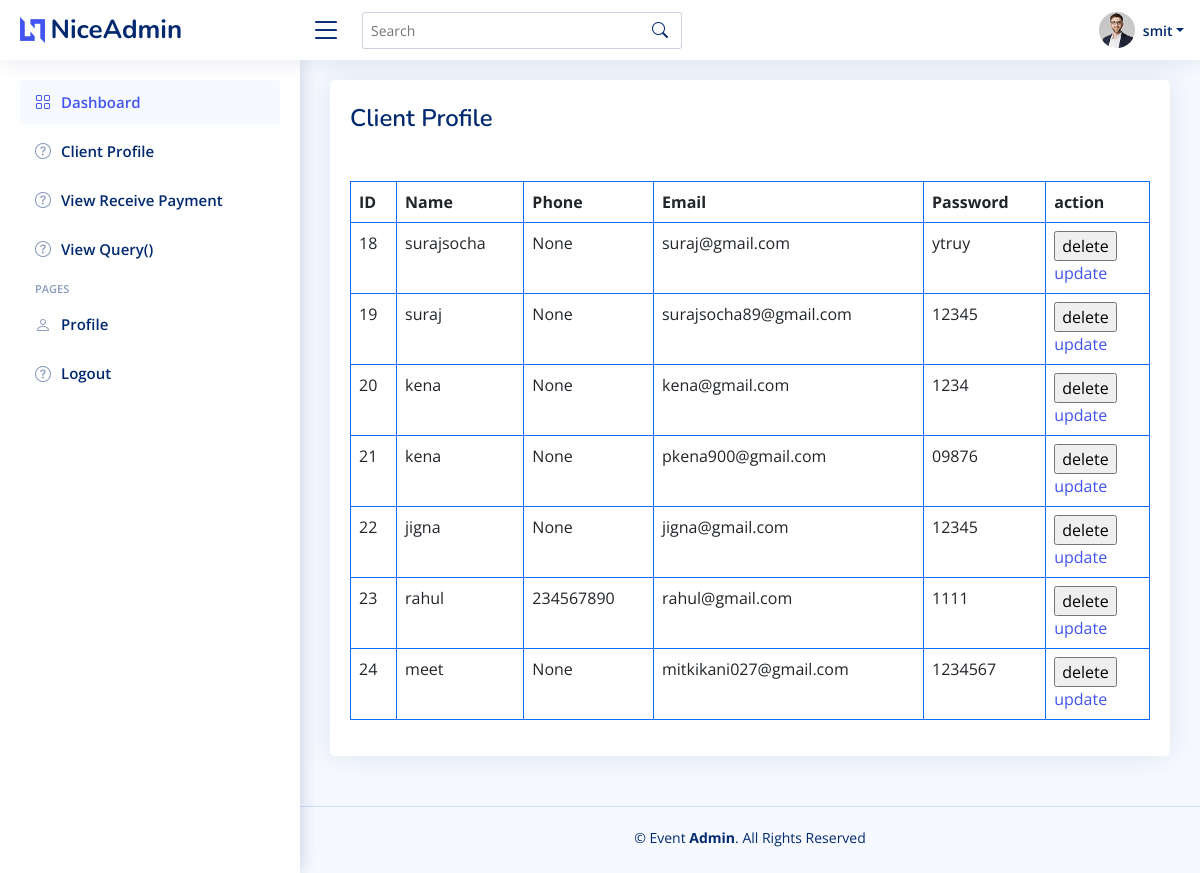
The page /client-profile/ (signed in) on the database its author committed.
### appeventor/models.py (models this page shows, shortened)
class adminuser(models.Model):
    name=models.CharField(max_length=20)
    is_read = models.BooleanField(default=False)
    username=models.EmailField()
    password=models.CharField(max_length=16)
    suggestion=models.TextField(null=True)

class datadesire(models.Model):
    name=models.CharField(max_length=20)
    email=models.EmailField()
    phone=models.CharField(max_length=15,null=True)
    password=models.CharField(max_length=16)

### appeventor/views.py (the view)
# urls.py: path("client-profile/",views.client_profile,name="client-profile"),
def client_profile(request):
    data=request.session.get('id')
    user=adminuser.objects.get(id=data)
    data=datadesire.objects.all()
    return render(request,"admin/client-profile.html",{'user':user,'show':data})

### appeventor/templates/admin/client-profile.html (shortened to what this page needs)
<!DOCTYPE html>
<html lang="en">
<head>
  <link href="../static/assets2/vendor/bootstrap/css/bootstrap.min.css" rel="stylesheet">
  <link href="../static/assets2/vendor/bootstrap-icons/bootstrap-icons.css" rel="stylesheet">
  <link href="../static/assets2/vendor/boxicons/css/boxicons.min.css" rel="stylesheet">
  <link href="../static/assets2/vendor/quill/quill.snow.css" rel="stylesheet">
  <link href="../static/assets2/vendor/quill/quill.bubble.css" rel="stylesheet">
  <link href="../static/assets2/vendor/remixicon/remixicon.css" rel="stylesheet">
  <link href="../static/assets2/vendor/simple-datatables/style.css" rel="stylesheet">
  <link href="../static/assets2/css/style.css" rel="stylesheet">
</head>
<body>
  <header id="header" class="header fixed-top d-flex align-items-center">
    <div class="d-flex align-items-center justify-content-between">
      <a href="{% url 'adminhome'%}" class="logo d-flex align-items-center">
        <img src="../static/assets2/img/logo.png" alt="">
        <span class="d-none d-lg-block">NiceAdmin</span>
      </a>
      <i class="bi bi-list toggle-sidebar-btn"></i>
    </div>
    <div class="search-bar">
      <form class="search-form d-flex align-items-center" method="POST" action="#">
        <input type="text" name="query" placeholder="Search" title="Enter search keyword">
        <button type="submit" title="Search"><i class="bi bi-search"></i></button>
      </form>
    </div>
    <nav class="header-nav ms-auto">
      <ul class="d-flex align-items-center">
        <li class="nav-item dropdown pe-3">
          <a class="nav-link nav-profile d-flex align-items-center pe-0" href="#" data-bs-toggle="dropdown">
            <img src="../static/assets2/img/profile-img.jpg" alt="Profile" class="rounded-circle">
            <span class="d-none d-md-block dropdown-toggle ps-2">{{user.name}}</span>
          </a>
        </li>
      </ul>
    </nav>
  </header>
  <aside id="sidebar" class="sidebar">
    <ul class="sidebar-nav" id="sidebar-nav">
      <li class="nav-item">
        <a class="nav-link " href="{% url 'adminhome'%}">
          <span>Dashboard</span>
        </a>
      </li>
      <li class="nav-item">
        <a class="nav-link collapsed" href="{% url 'client-profile'%}">
          <span>Client Profile</span>
        </a>
      </li>
      <li class="nav-item">
        <a class="nav-link collapsed" href="{% url 'view-receive-payment'%}">
          <span>View Receive Payment</span>
        </a>
      </li>
      <li class="nav-item">
        <a class="nav-link collapsed" href="{% url 'view-suggestions'%}">
          <span>View suggestions</span>
        </a>
      </li>
      <li class="nav-heading">Pages</li>
      <li class="nav-heading">Pages</li>
      <li class="nav-item">
        <a class="nav-link collapsed" href="{% url 'users-profile'%}">
          <span>Profile</span>
        </a>
      </li>
      <li class="nav-item">
        <a class="nav-link collapsed" href="{% url 'admin_logout'%}">
          <span>Logout</span>
        </a>
      </li>
    </ul>
  </aside>
  <aside id="sidebar" class="sidebar">
    <ul class="sidebar-nav" id="sidebar-nav">
      <li class="nav-item">
        <a class="nav-link " href="{% url 'view-receive-payment'%}">
          <i class="bi bi-grid"></i>
          <span>Dashboard</span>
        </a>
      </li>
      <li class="nav-item">
        <a class="nav-link collapsed" href="{% url 'client-profile'%}">
          <i class="bi bi-question-circle"></i>
          <span>Client Profile</span>
        </a>
      </li>
      <li class="nav-item">
        <a class="nav-link collapsed" href="{% url 'view-receive-payment'%}">
          <i class="bi bi-question-circle"></i>
          <span>View Receive Payment</span>
        </a>
      </li>
      <li class="nav-item">
        <a class="nav-link collapsed" id="notification-link" href="{% url 'view-suggestions'%}">
          <i class="bi bi-question-circle"></i>
          <span>View Query(<span id="notification-count">0</span>)</span>
        </a>
      </li>
      <li class="nav-heading">Pages</li>
      <li class="nav-item">
        <a class="nav-link collapsed" href="{% url 'users-profile'%}">
          <i class="bi bi-person"></i>
          <span>Profile</span>
        </a>
      </li>
      <li class="nav-item">
        <a class="nav-link collapsed" href="{% url 'admin_logout'%}">
          <i class="bi bi-question-circle"></i>
          <span>Logout</span>
        </a>
      </li>
    </ul>
  </aside>
  <main id="main" class="main">
  <div class="card">
      <div class="card-body">
            <div class="pagetitle mt-4">
                  <h1>Client Profile</h1>
                </div>
                <table class="table table-bordered border-primary mt-5">
                  <thead>
                    <tr>
                      <th>ID</th>
                        <th>Name</th>
                        <th>Phone</th>
                        <th>Email</th>
                        <th>Password</th>
                        <th>action</th>
                    </tr>
                  </thead>
                  <tbody>
                    {%for i in show%}
                    <tr>
                         <td>{{i.id}}</td>
                         <td>{{i.name}}</td>
                         <td>{{i.phone}}</td>
                         <td>{{i.email}}</td>
                         <td>{{i.password}}</td>
                         <td>
                             <form method="POST" action="{% url 'delete' i.id %}">
                              <input type="submit" value="delete">
                             </form>
                             <a href="{% url 'update' i.id %}">update</a>
                         </td>
                    </tr>
                    {% endfor %}
                  </tbody>
      </table>
</div>
</div>
</main>
<footer id="footer" class="footer">
  <div class="copyright">
    &copy; Event <strong><span>Admin</span></strong>. All Rights Reserved
  </div>
  <div class="credits">
  </div>
</footer>
</body>
</html>

### static/assets2/css/style.css (style rules this page uses)
:root { scroll-behavior: smooth; }
body { font-family: "Open Sans", sans-serif; background: #f6f9ff; color: #444444; }
a { color: #4154f1; text-decoration: none; }
h1, h2, h3, h4, h5, h6 { font-family: "Nunito", sans-serif; }
#main { margin-top: 60px; padding: 20px 30px; transition: all 0.3s; }
.pagetitle { margin-bottom: 10px; }
.pagetitle h1 { font-size: 24px; margin-bottom: 0; font-weight: 600; color: #012970; }
.card { margin-bottom: 30px; border: none; border-radius: 5px; box-shadow: 0px 0 30px rgba(1, 41, 112, 0.1); }
.card-body { padding: 0 20px 20px 20px; }
.logo { line-height: 1; }
@media (min-width: 1200px) { .logo { width: 280px; } }
.logo img { max-height: 26px; margin-right: 6px; }
.logo span { font-size: 26px; font-weight: 700; color: #012970; font-family: "Nunito", sans-serif; }
.header { transition: all 0.5s; z-index: 997; height: 60px; box-shadow: 0px 2px 20px rgba(1, 41, 112, 0.1); background-color: #fff; padding-left: 20px; }
.header .toggle-sidebar-btn { font-size: 32px; padding-left: 10px; cursor: pointer; color: #012970; }
.header .search-bar { min-width: 360px; padding: 0 20px; }
.header .search-form { width: 100%; }
.header .search-form input { border: 0; font-size: 14px; color: #012970; border: 1px solid rgba(1, 41, 112, 0.2); padding: 7px 38px 7px 8px; border-radius: 3px; transition: 0.3s; width: 100%; }
.header .search-form button { border: 0; padding: 0; margin-left: -30px; background: none; }
.header .search-form button i { color: #012970; }
.header-nav ul { list-style: none; }
.header-nav>ul { margin: 0; padding: 0; }
.header-nav .nav-profile { color: #012970; }
.header-nav .nav-profile img { max-height: 36px; }
.header-nav .nav-profile span { font-size: 14px; font-weight: 600; }
.sidebar { position: fixed; top: 60px; left: 0; bottom: 0; width: 300px; z-index: 996; transition: all 0.3s; padding: 20px; overflow-y: auto; scrollbar-width: thin; scrollbar-color: #aab7cf transparent; box-shadow: 0px 0px 20px rgba(1, 41, 112, 0.1); background-color: #fff; }
@media (min-width: 1200px) { #main, #footer { margin-left: 300px; } }
.sidebar-nav { padding: 0; margin: 0; list-style: none; }
.sidebar-nav li { padding: 0; margin: 0; list-style: none; }
.sidebar-nav .nav-item { margin-bottom: 5px; }
.sidebar-nav .nav-heading { font-size: 11px; text-transform: uppercase; color: #899bbd; font-weight: 600; margin: 10px 0 5px 15px; }
.sidebar-nav .nav-link { display: flex; align-items: center; font-size: 15px; font-weight: 600; color: #4154f1; transition: 0.3; background: #f6f9ff; padding: 10px 15px; border-radius: 4px; }
.sidebar-nav .nav-link i { font-size: 16px; margin-right: 10px; color: #4154f1; }
.sidebar-nav .nav-link.collapsed { color: #012970; background: #fff; }
.sidebar-nav .nav-link.collapsed i { color: #899bbd; }
.footer { padding: 20px 0; font-size: 14px; transition: all 0.3s; border-top: 1px solid #cddfff; }
.footer .copyright { text-align: center; color: #012970; }
.footer .credits { padding-top: 5px; text-align: center; font-size: 13px; color: #012970; }

### rows shown on the page
adminuser: name "smit"
datadesire: id "18", name "surajsocha", phone "None", email "suraj@gmail.com", password "ytruy"
datadesire: id "19", name "suraj", phone "None", email "surajsocha89@gmail.com", password "12345"
datadesire: id "20", name "kena", phone "None", email "kena@gmail.com", password "1234"
datadesire: id "21", name "kena", phone "None", email "pkena900@gmail.com", password "09876"
datadesire: id "22", name "jigna", phone "None", email "jigna@gmail.com", password "12345"
datadesire: id "23", name "rahul", phone "234567890", email "rahul@gmail.com", password "1111"
datadesire: id "24", name "meet", phone "None", email "mitkikani027@gmail.com", password "1234567"
